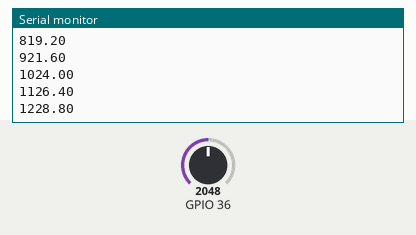
Bench run of a sketch on a simulated ESP32. Shown: the last lines printed to the serial monitor. Inputs (shaded band) come from the test bench; at power-on: GPIO 36 = 2048.

Above: at 1.2 s.
1.3 s: GPIO 36 set to 2866
At 1.31 s:
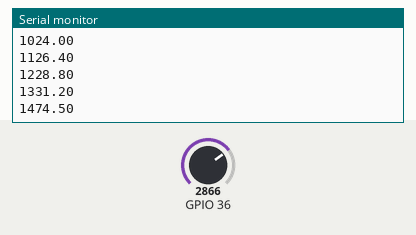
2.8 s: GPIO 36 set to 3603
At 2.81 s:
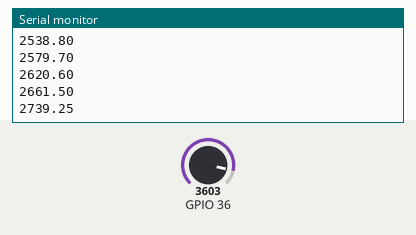
Timing chart, 0 to 5.8 s (numbered marks = the images above; inputs shaded):
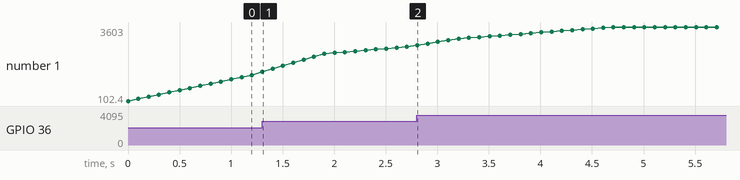

The sketch:

filtrolib.ino
```cpp
#include "FiltroMM.h"

FiltroMM mm(20); // Crea un'istanza del filtro MM con una finestra di 20 campioni

void setup() {
  Serial.begin(115200);
}

void loop() {
  float segnale = analogRead(A0); // Leggi un valore dal pin analogico A0
  float segnaleFiltrato = mm.calcola(segnale); // Applica il filtro MM
  Serial.println(segnaleFiltrato); // Stampa il valore filtrato
  delay(100); // Ritardo tra le letture
}
```

FiltroMM.cpp
```cpp
// FiltroMM.cpp
#include "FiltroMM.h"

FiltroMM::FiltroMM(int lunghezzaFinestra) {
  this->lunghezzaFinestra = lunghezzaFinestra;
  valoriFinestra = new float[lunghezzaFinestra]; // Alloca memoria dinamicamente
  indiceValore = 0;
  sommaValori = 0;
  for (int i = 0; i < lunghezzaFinestra; i++) {
    valoriFinestra[i] = 0; // Inizializza l'array con 0
  }
}

FiltroMM::~FiltroMM() {
  delete[] valoriFinestra; // Libera la memoria allocata
}

float FiltroMM::calcola(float nuovoValore) {
  sommaValori -= valoriFinestra[indiceValore]; // Sottrai il valore più vecchio dalla somma
  valoriFinestra[indiceValore] = nuovoValore; // Inserisci il nuovo valore nell'array
  sommaValori += nuovoValore; // Aggiungi il nuovo valore alla somma
  indiceValore = (indiceValore + 1) % lunghezzaFinestra; // Aggiorna l'indice circolarmente
  return sommaValori / lunghezzaFinestra; // Restituisce la media mobile
}
```

FiltroMM.h
```cpp
// FiltroMM.h
#ifndef FiltroMM_h
#define FiltroMM_h

#include "Arduino.h"

class FiltroMM {
  public:
    FiltroMM(int lunghezzaFinestra); // Costruttore modificato per accettare la lunghezza della finestra
    ~FiltroMM(); // Distruttore per liberare la memoria
    float calcola(float nuovoValore); // Metodo per aggiungere un nuovo valore e calcolare la media mobile
  private:
    int lunghezzaFinestra; // Dimensione della finestra di media mobile
    float *valoriFinestra; // Puntatore all'array per memorizzare gli ultimi valori
    int indiceValore; // Indice corrente nell'array
    float sommaValori; // Somma corrente dei valori nell'array
};

#endif
```

Measured:
- after the input at 1.3 s, the serial monitor: prints a new line at once (image 1)
- after the input at 2.8 s, the serial monitor: prints a new line at once (image 2)
- plotted number 1: 1331.2 → 2661.5 after the input at 1.3 s, 2661.5 → 3603 after the input at 2.8 s
